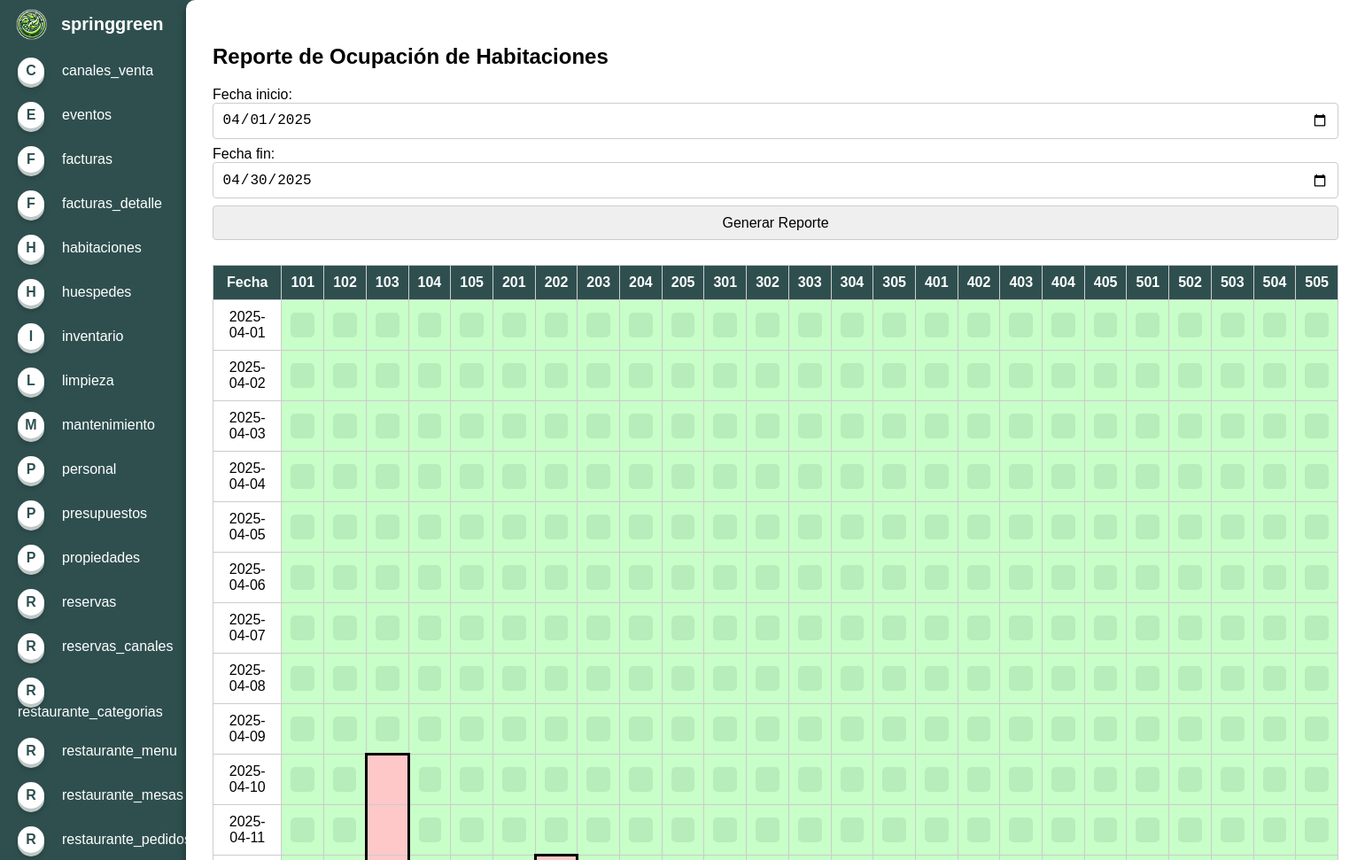
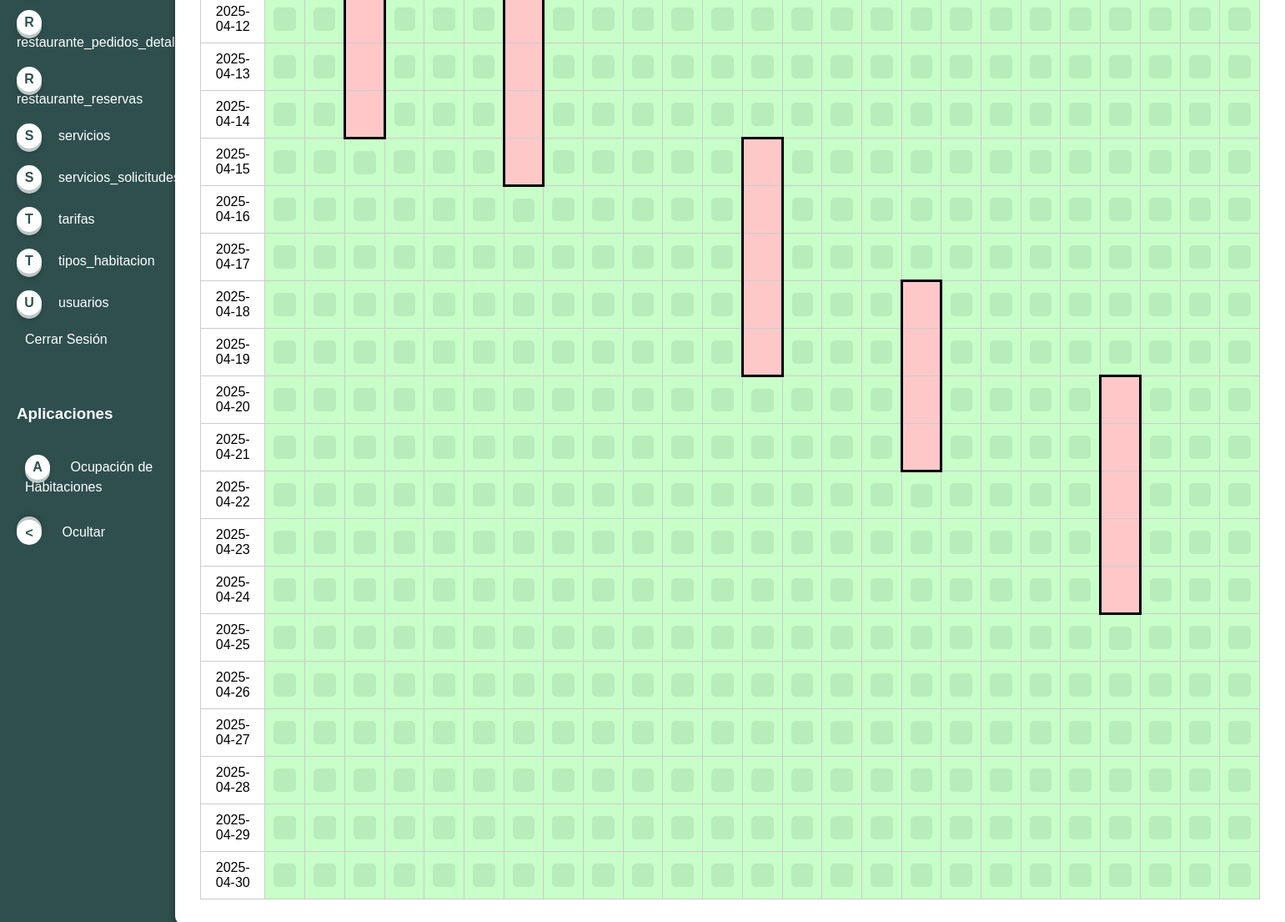
Screenshot of /index.php?app=occupied_rooms (signed in) with the database file from the repository (2 pictures, top to bottom).
### tables this page shows
CREATE TABLE IF NOT EXISTS habitaciones (
    habitacion_id INT AUTO_INCREMENT PRIMARY KEY,
    propiedad_id INT NOT NULL,
    tipo_habitacion_id INT NOT NULL,
    numero VARCHAR(50) NOT NULL,
    capacidad INT NOT NULL DEFAULT 1,
    estado VARCHAR(50) DEFAULT 'disponible',  
    fecha_creacion DATETIME DEFAULT CURRENT_TIMESTAMP,
    fecha_actualizacion DATETIME ON UPDATE CURRENT_TIMESTAMP,
    CONSTRAINT fk_habitaciones_propiedades
        FOREIGN KEY (propiedad_id) REFERENCES propiedades(propiedad_id)
        ON DELETE CASCADE
        ON UPDATE CASCADE,
    CONSTRAINT fk_habitaciones_tipos_habitacion
        FOREIGN KEY (tipo_habitacion_id) REFERENCES tipos_habitacion(tipo_habitacion_id)
        ON DELETE CASCADE
        ON UPDATE CASCADE
);

### applications/occupied_rooms.php (the view, shortened to what this page needs)
<?php
$mysqli = new mysqli($host, $user, $pass, $dbName);
$start_date = isset($_POST['start_date']) ? $_POST['start_date'] : date('Y-m-01');
$end_date   = isset($_POST['end_date'])   ? $_POST['end_date']   : date('Y-m-t');
$habitaciones = [];
$resultHab = $mysqli->query("SELECT * FROM habitaciones ORDER BY numero ASC");
while ($hab = $resultHab->fetch_assoc()) {
    $habitaciones[] = $hab;
}
$reservas = [];
$sql = "SELECT * FROM reservas
        WHERE fecha_checkin <= '$end_date' AND fecha_checkout >= '$start_date'";
$resResult = $mysqli->query($sql);
while ($res = $resResult->fetch_assoc()) {
    $reservas[] = $res;
}
$occupancy = [];
foreach ($reservas as $res) {
    $habitacion_id = $res['habitacion_id'];
    $resId = isset($res['id']) ? $res['id'] : $res['fecha_checkin'] . '_' . $res['huesped_id'];
    $resStart = new DateTime($res['fecha_checkin']);
    $resEnd   = new DateTime($res['fecha_checkout']);
    foreach (new DatePeriod($resStart, new DateInterval('P1D'), $resEnd) as $date) {
        $dateStr = $date->format('Y-m-d');
        $occupancy[$habitacion_id][$dateStr] = $resId;
    }
}
$datePeriod = new DatePeriod(
    new DateTime($start_date),
    new DateInterval('P1D'),
    (new DateTime($end_date))->modify('+1 day')
);
$dates = [];
foreach ($datePeriod as $dateObj) {
    $dates[] = $dateObj->format('Y-m-d');
}
?>
<!DOCTYPE html>
<html lang="es">
<head>
</head>
<body>
    <h2>Reporte de Ocupación de Habitaciones</h2>
    <form method="POST" action="?app=occupied_rooms">
        <label for="start_date">Fecha inicio:
            <input type="date" name="start_date" value="<?php echo htmlspecialchars($start_date); ?>">
        </label>
        <label for="end_date">Fecha fin:
            <input type="date" name="end_date" value="<?php echo htmlspecialchars($end_date); ?>">
        </label>
        <button type="submit">Generar Reporte</button>
    </form>
    <table>
        <thead>
            <tr>
                <th>Fecha</th>
                <?php foreach ($habitaciones as $hab): ?>
                    <th><?php echo htmlspecialchars($hab['numero']); ?></th>
                <?php endforeach; ?>
            </tr>
        </thead>
        <tbody>
            <?php
            $totalDays = count($dates);
            for ($i = 0; $i < $totalDays; $i++):
                $dateStr = $dates[$i];
            ?>
            <tr>
                <td><?php echo $dateStr; ?></td>
                <?php foreach ($habitaciones as $hab):
                    $roomId = $hab['habitacion_id'];
                    $currentRes = isset($occupancy[$roomId][$dateStr]) ? $occupancy[$roomId][$dateStr] : null;
                ?>
                    <?php if ($currentRes):
                        $style = "";
                        if ($i === 0) {
                            $style .= "border-top: 3px solid black;";
                        } else {
                            $prevDate = $dates[$i - 1];
                            $prevRes = isset($occupancy[$roomId][$prevDate]) ? $occupancy[$roomId][$prevDate] : null;
                            if ($prevRes !== $currentRes) {
                                $style .= "border-top: 3px solid black;";
                            }
                        }
                        if ($i === $totalDays - 1) {
                            $style .= "border-bottom: 3px solid black;";
                        } else {
                            $nextDate = $dates[$i + 1];
                            $nextRes = isset($occupancy[$roomId][$nextDate]) ? $occupancy[$roomId][$nextDate] : null;
                            if ($nextRes !== $currentRes) {
                                $style .= "border-bottom: 3px solid black;";
                            }
                        }
                    ?>
                        <td class="occupied" style="<?php echo $style; ?>"></td>
                    <?php else:
                        $link = "http://localhost/jocarsa-springgreen/index.php?table=reservas&accion=crear&fecha_checkin=" . urlencode($dateStr) . "&habitacion_id=" . urlencode($roomId);
                    ?>
                        <td class="available">
                            <a href="<?php echo $link; ?>" style="display:block;box-sizing:border-box;opacity:0.1;width:100%;height:100%;text-decoration:none;">&nbsp;</a>
                        </td>
                    <?php endif; ?>
                <?php endforeach; ?>
            </tr>
            <?php endfor; ?>
        </tbody>
    </table>
</body>
</html>

### index.php (shortened to what this page needs)
<?php
$mysqli = new mysqli($host, $user, $pass, $dbName);
    ?>
<!DOCTYPE html>
<html lang="en">
    <head>
        <link rel="stylesheet" href="styles.css">
    </head>
    <body>
        <main>
            <nav>
                <h1>
                    <a href="index.php">
                        <img src="springgreen.png" alt="Logo">
                        springgreen
                    </a>
                </h1>
                <div class="enlaces">
                    <?php
                    $resultTables = $mysqli->query("SHOW TABLES");
                    if ($resultTables) {
                        while ($row = $resultTables->fetch_row()) {
                            $tableName = $row[0];
                            echo "<div ";
                            if (isset($_GET['table']) && $tableName == $_GET['table']) {
                                echo " class='activo' ";
                            }
                            echo ">";
                            echo '<span class="icono relieve">' . htmlspecialchars($tableName[0]) . '</span>';
                            echo "<a href=\"index.php?table=" . urlencode($tableName) . "&accion=listar\" style=\"color:white; text-decoration:none;\">";
                            echo htmlspecialchars($tableName);
                            echo "</a>";
                            echo "</div>";
                        }
                    }
                    ?>
                    <div class="logout">
                        <a href="index.php?logout=true" style="color:white; text-decoration:none; padding:10px;">
                            Cerrar Sesión
                        </a>
                    </div>
                </div>
                <div class="applications" style="margin-top:20px;">
                    <h3 style="color:white; padding:10px 0;">Aplicaciones</h3>
                    <div class="enlaces">
                        <div>
                            <span class="icono relieve">A</span>
                            <a href="index.php?app=occupied_rooms" style="color:white; text-decoration:none;">
                                Ocupación de Habitaciones
                            </a>
                        </div>
                    </div>
                </div>
                <div class="operaciones">
                    <div id="ocultar">
                        <span class="icono relieve">></span> Ocultar
                    </div>
                </div>
            </nav>
            <section>
                <?php
                if (isset($_GET['app'])) {
                    $app = $_GET['app'];
                    switch ($app) {
                        case 'occupied_rooms':
                            include "applications/occupied_rooms.php";
                            break;
                    }
                }
                elseif (isset($_GET['table'])) {
                    include "super_controller.php";
                }
                ?>
            </section>
        </main>
    </body>
</html>

### styles.css (style rules this page uses)
html, body { padding: 0px; margin: 0px; font-family: Ubuntu, sans-serif; height: 100%; transition: all 1s; }
body { display: flex; flex-direction: column; flex-wrap: nowrap; justify-content: space-between; align-items: stretch; align-content: stretch; background: DarkSlateGray; font-size: 1em; }
nav h1 { margin:0px; }
nav h1 a { margin: 0px; padding: 10px; flex: 1; font-size: 20px; display: flex; flex-direction: row; flex-wrap: nowrap; justify-content: left; align-items: center; align-content: stretch; padding-left:8px; text-decoration:none; color:white; }
nav h1 img { width: 35px; margin-right: 16px; }
.relieve { background-color: rgba(0,0,0,0.3); top: 0px; border: none; box-shadow: 0 4px 0 rgba(255,255,255,0.7), 0 6px 6px rgba(0, 0, 0, 0.2); position: relative; transition: all 0.2s ease; }
main { display: flex; flex-direction: row; flex-wrap: nowrap; justify-content: space-between; align-items: stretch; align-content: stretch; flex: 30; }
main nav { background: DarkSlateGray; color: white; width: 200px; display: flex; flex-direction: column; flex-wrap: nowrap; justify-content: flex-start; align-items: stretch; align-content: stretch; padding-right: 0px !important; transition: all 1s; margin-left: 10px; }
main nav .enlaces { display: flex; flex-direction: column; flex-wrap: nowrap; justify-content: flex-start; align-items: stretch; align-content: stretch; padding: 0px; }
section { background: white; flex: 5; border-radius: 10px 0px 0px 10px; box-shadow: 0px 5px 10px rgba(0,0,0,0.4); padding: 30px !important; position: relative; z-index: 10000; }
main nav div { color: white; text-decoration: none; padding: 10px; width: 200px; transition: all 1s; }
main .icono { background: white; width: 30px; height: 30px; display: inline-block; border-radius: 20px; color: DarkSlateGray; text-align: center; font-weight: bold; margin-right: 20px; line-height: 30px; text-transform: uppercase; }
#ocultar { padding: 10px; width: 200px; }
#ocultar .icono { transform: rotate(180deg); transition: all 1s; }
.operaciones { padding: 0px; }
table { width: 100%; border-collapse: collapse; }
table thead { background: DarkSlateGray; color: white; }
table th, table td { padding: 10px; }
table tbody tr { border-bottom: 1px solid lightgrey; }
section a { text-decoration:none; background:DarkSlateGray; color:white; padding:5px 10px; border-radius:5px; }
input, textarea, select,button { padding: 0.6rem; border: 1px solid #ccc; border-radius: 4px; font-size: 1rem; width: 100%; box-sizing: border-box; margin-bottom: 0.5rem; }

### applications/occupied_rooms.php (style rules this page uses)
table { border-collapse: collapse; width: 100%; }
th, td { border: 1px solid #ccc; padding: 5px; text-align: center; }
.occupied { background-color: rgb(255,200,200); border-left: 3px solid black; border-right: 3px solid black; }
.available { background-color: rgb(200,255,200); }
form { margin-bottom: 20px; }

### rows the page displays
habitaciones: numero "101"
habitaciones: numero "102"
habitaciones: numero "103"
habitaciones: numero "104"
habitaciones: numero "105"
habitaciones: numero "201"
habitaciones: numero "202"
habitaciones: numero "203"
habitaciones: numero "204"
habitaciones: numero "205"
habitaciones: numero "301"
habitaciones: numero "302"
habitaciones: numero "303"
habitaciones: numero "304"
habitaciones: numero "305"
habitaciones: numero "401"
habitaciones: numero "402"
habitaciones: numero "403"
habitaciones: numero "404"
habitaciones: numero "405"
habitaciones: numero "501"
habitaciones: numero "502"
habitaciones: numero "503"
habitaciones: numero "504"
habitaciones: numero "505"

### other values shown
$tableName[0] "C"
$tableName "canales_venta"
$tableName[0] "E"
$tableName "eventos"
$tableName[0] "F"
$tableName "facturas"
$tableName "facturas_detalle"
$tableName[0] "H"
$tableName "habitaciones"
$tableName "huespedes"
$tableName[0] "I"
$tableName "inventario"
$tableName[0] "L"
$tableName "limpieza"
$tableName[0] "M"
